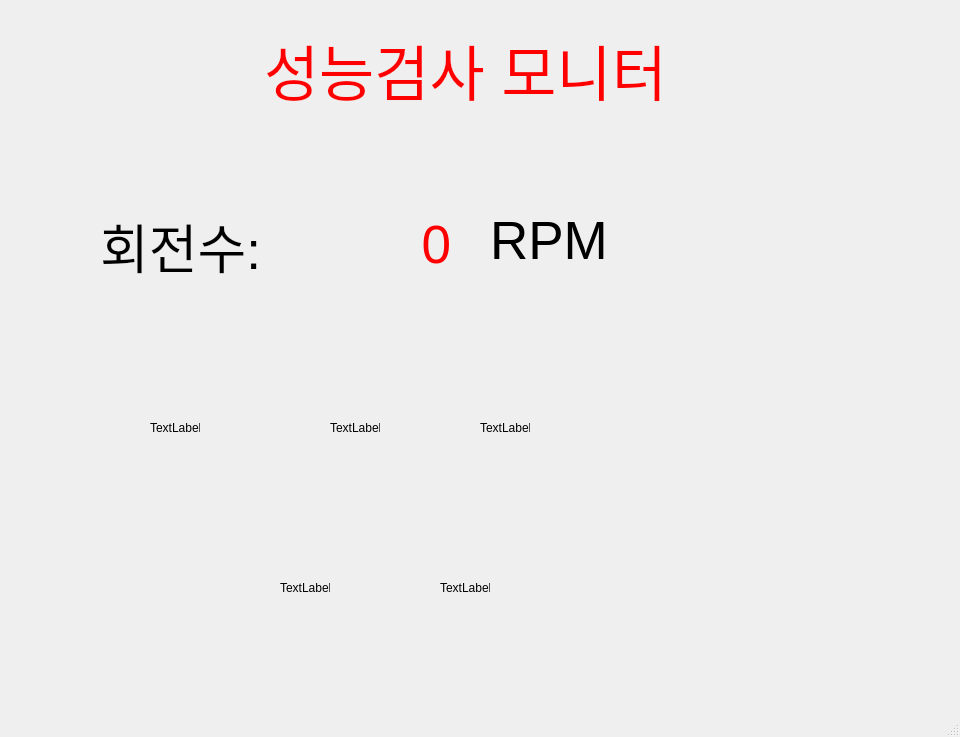
<?xml version="1.0" encoding="UTF-8"?>
<ui version="4.0">
 <class>MainWindow</class>
 <widget class="QMainWindow" name="MainWindow">
  <property name="geometry">
   <rect>
    <x>0</x>
    <y>0</y>
    <width>960</width>
    <height>737</height>
   </rect>
  </property>
  <property name="windowTitle">
   <string>MainWindow</string>
  </property>
  <widget class="QWidget" name="centralwidget">
   <widget class="QLabel" name="label">
    <property name="geometry">
     <rect>
      <x>230</x>
      <y>10</y>
      <width>471</width>
      <height>121</height>
     </rect>
    </property>
    <property name="font">
     <font>
      <pointsize>45</pointsize>
     </font>
    </property>
    <property name="text">
     <string>&lt;html&gt;&lt;head/&gt;&lt;body&gt;&lt;p&gt;&lt;span style=&quot; color:#ff0000;&quot;&gt;성능검사 모니터&lt;/span&gt;&lt;/p&gt;&lt;/body&gt;&lt;/html&gt;</string>
    </property>
    <property name="alignment">
     <set>Qt::AlignCenter</set>
    </property>
   </widget>
   <widget class="QLabel" name="label_2">
    <property name="geometry">
     <rect>
      <x>100</x>
      <y>180</y>
      <width>181</width>
      <height>131</height>
     </rect>
    </property>
    <property name="font">
     <font>
      <pointsize>40</pointsize>
     </font>
    </property>
    <property name="text">
     <string>회전수:</string>
    </property>
   </widget>
   <widget class="QLabel" name="label_3">
    <property name="geometry">
     <rect>
      <x>310</x>
      <y>180</y>
      <width>141</width>
      <height>131</height>
     </rect>
    </property>
    <property name="font">
     <font>
      <pointsize>40</pointsize>
     </font>
    </property>
    <property name="text">
     <string>&lt;html&gt;&lt;head/&gt;&lt;body&gt;&lt;p&gt;&lt;span style=&quot; color:#ff0000;&quot;&gt;0&lt;/span&gt;&lt;/p&gt;&lt;/body&gt;&lt;/html&gt;</string>
    </property>
    <property name="alignment">
     <set>Qt::AlignRight|Qt::AlignTrailing|Qt::AlignVCenter</set>
    </property>
   </widget>
   <widget class="QLabel" name="label_4">
    <property name="geometry">
     <rect>
      <x>490</x>
      <y>190</y>
      <width>151</width>
      <height>101</height>
     </rect>
    </property>
    <property name="font">
     <font>
      <pointsize>40</pointsize>
     </font>
    </property>
    <property name="text">
     <string>RPM</string>
    </property>
   </widget>
   <widget class="QLabel" name="label_5">
    <property name="geometry">
     <rect>
      <x>150</x>
      <y>420</y>
      <width>50</width>
      <height>16</height>
     </rect>
    </property>
    <property name="text">
     <string>TextLabel</string>
    </property>
   </widget>
   <widget class="QLabel" name="label_6">
    <property name="geometry">
     <rect>
      <x>330</x>
      <y>420</y>
      <width>50</width>
      <height>16</height>
     </rect>
    </property>
    <property name="text">
     <string>TextLabel</string>
    </property>
   </widget>
   <widget class="QLabel" name="label_7">
    <property name="geometry">
     <rect>
      <x>480</x>
      <y>420</y>
      <width>50</width>
      <height>16</height>
     </rect>
    </property>
    <property name="text">
     <string>TextLabel</string>
    </property>
   </widget>
   <widget class="QLabel" name="label_8">
    <property name="geometry">
     <rect>
      <x>280</x>
      <y>580</y>
      <width>50</width>
      <height>16</height>
     </rect>
    </property>
    <property name="text">
     <string>TextLabel</string>
    </property>
   </widget>
   <widget class="QLabel" name="label_9">
    <property name="geometry">
     <rect>
      <x>440</x>
      <y>580</y>
      <width>50</width>
      <height>16</height>
     </rect>
    </property>
    <property name="text">
     <string>TextLabel</string>
    </property>
   </widget>
  </widget>
  <widget class="QMenuBar" name="menubar">
   <property name="geometry">
    <rect>
     <x>0</x>
     <y>0</y>
     <width>960</width>
     <height>22</height>
    </rect>
   </property>
  </widget>
  <widget class="QStatusBar" name="statusbar"/>
 </widget>
 <resources/>
 <connections/>
</ui>
